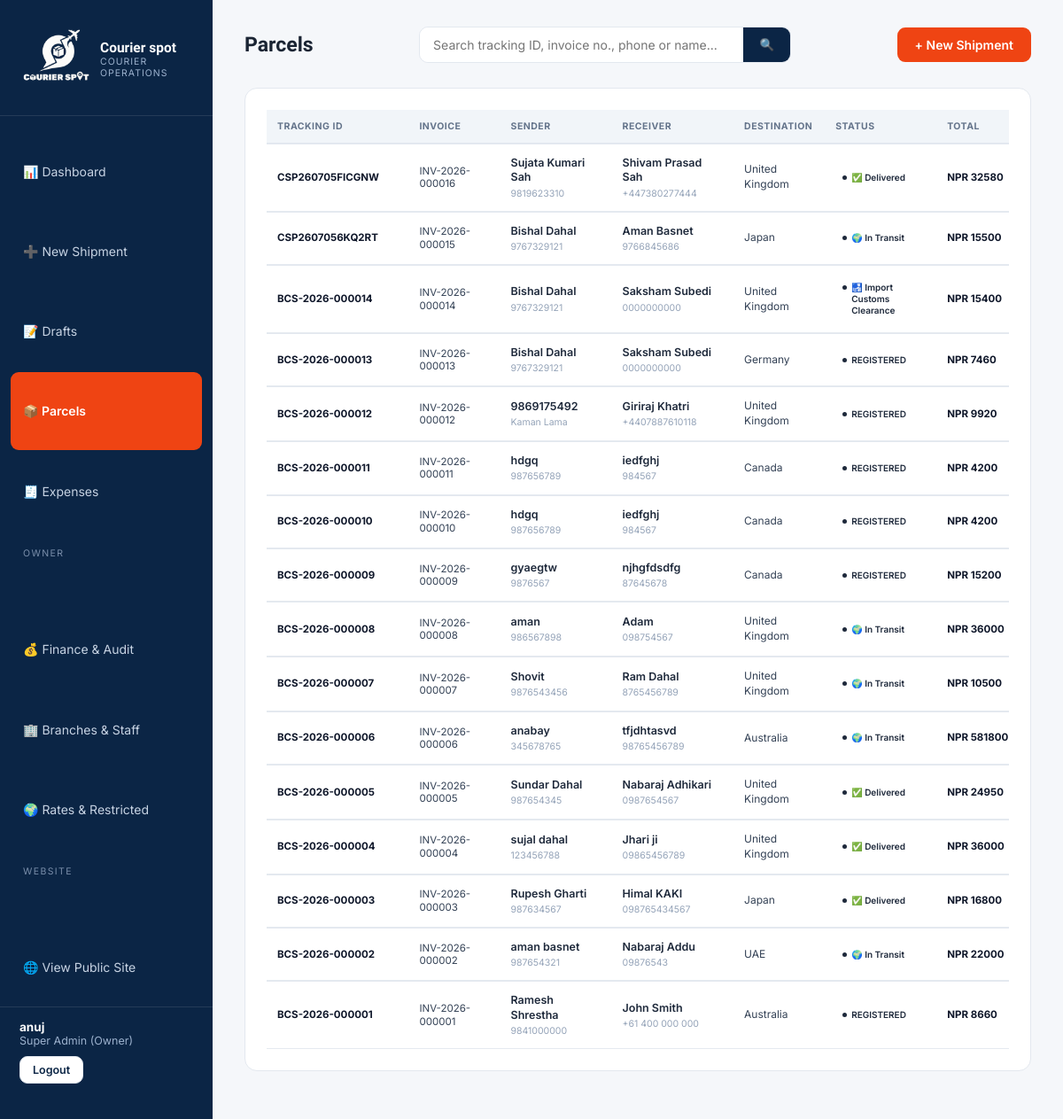
Page /panel/parcels/ (signed in) on the earlier database version.
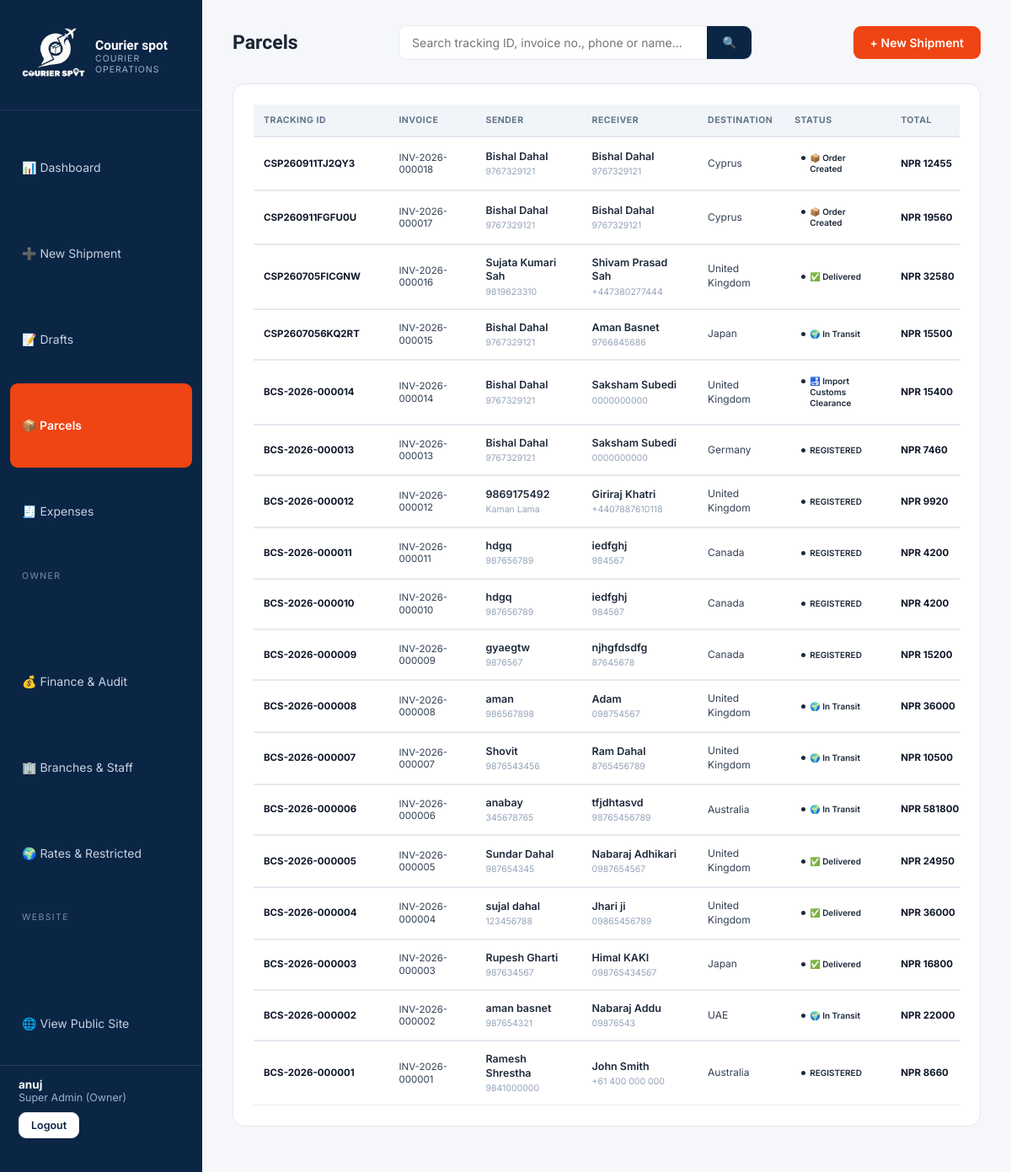
Same page on the later database version.
### tracking/models.py (models this page shows, shortened)
class Parcel(models.Model):
    class Status(models.TextChoices):
        ORDER_CREATED = 'ORDER_CREATED', '📦 Order Created'
        COLLECTED = 'COLLECTED', '✅ Parcel Collected'
        RECEIVED_BRANCH = 'RECEIVED_BRANCH', '🏢 Received at Courier Spot Branch'
        PROCESSED = 'PROCESSED', '📋 Shipment Processed'
        TRANSFERRED_HUB = 'TRANSFERRED_HUB', '🚚 Transferred to Kathmandu Export Hub'
        EXPORT_CUSTOMS = 'EXPORT_CUSTOMS', '🛃 Export Customs Clearance'
        DEPARTED = 'DEPARTED', '✈️ Departed from Nepal'
        IN_TRANSIT = 'IN_TRANSIT', '🌍 In Transit'
        ARRIVED_DEST = 'ARRIVED_DEST', 'Arrived at Destination Country'
        IMPORT_CUSTOMS = 'IMPORT_CUSTOMS', '🛃 Import Customs Clearance'
        TRANSFERRED_LOCAL = 'TRANSFERRED_LOCAL', '🚛 Transferred to Local Delivery Partner'
        OUT_FOR_DELIVERY = 'OUT_FOR_DELIVERY', '🚚 Out for Delivery'
        DELIVERED = 'DELIVERED', '✅ Delivered'
        CANCELLED = 'CANCELLED', 'Cancelled'
    CARRIERS = [('FEDEX', 'FedEx'), ('DHL', 'DHL Express'), ('ARAMEX', 'Aramex'),
                 ('DPD', 'DPD'),('UPS', 'UPS'),('LHR', 'LHR'),('AMS', 'AMS'),]
    tracking_id = models.CharField(max_length=20, unique=True, editable=False)
    branch = models.ForeignKey('operations.Branch', on_delete=models.PROTECT, related_name='parcels')
    sender_name = models.CharField(max_length=120)
    sender_phone = models.CharField(max_length=20)
    sender_address = models.CharField(max_length=255)
    sender_email = models.EmailField(blank=True)
    receiver_name = models.CharField(max_length=120)
    receiver_phone = models.CharField(max_length=30)
    receiver_address = models.CharField(max_length=255)
    destination_country = models.CharField(max_length=80)
    receiver_email = models.EmailField(blank=True)
    status = models.CharField(max_length=20, choices=Status.choices, default=Status.ORDER_CREATED)
    carrier = models.CharField(max_length=10, choices=CARRIERS, blank=True)
    carrier_tracking_no = models.CharField(max_length=60, blank=True)
    qr_code = models.ImageField(upload_to='qr/', blank=True)
    created_by = models.ForeignKey(settings.AUTH_USER_MODEL, on_delete=models.PROTECT)
    created_at = models.DateTimeField(auto_now_add=True)
    is_draft = models.BooleanField(default=False)
    draft_customs_tax = models.DecimalField(max_digits=12, decimal_places=2,
                                            null=True, blank=True)
    class Meta:
        ordering = ['-created_at']

### operations/models.py (models this page shows, shortened)
class Invoice(models.Model):
    parcel = models.OneToOneField('tracking.Parcel', on_delete=models.PROTECT, related_name='invoice')
    invoice_no = models.CharField(max_length=20, unique=True)
    branch = models.ForeignKey(Branch, on_delete=models.PROTECT, related_name='invoices')
    total_weight = models.DecimalField(max_digits=10, decimal_places=2)
    rate_per_kg = models.DecimalField(max_digits=12, decimal_places=2, null=True, blank=True)  # legacy, no longer set — boxes have their own rate now
    weight_charge = models.DecimalField(max_digits=12, decimal_places=2)
    additional_charges_total = models.DecimalField(max_digits=12, decimal_places=2, default=Decimal('0.00'))
    customs_tax = models.DecimalField(max_digits=12, decimal_places=2, default=CUSTOMS_TAX)
    grand_total = models.DecimalField(max_digits=12, decimal_places=2)
    created_by = models.ForeignKey(settings.AUTH_USER_MODEL, on_delete=models.PROTECT)
    created_at = models.DateTimeField(auto_now_add=True)
    class Meta:
        ordering = ['-created_at']

### operations/views.py (the view, shortened to what this page needs)
# urls.py: path('panel/parcels/', ops.parcel_list, name='parcel_list'),
@panel_required
def parcel_list(request):
    q = request.GET.get('q', '').strip()
    parcels = branch_scope(
        Parcel.objects
        .filter(is_draft=False)
        .select_related('branch', 'invoice'),
        request.user
    )
    parcels = parcels.order_by('-created_at')
    paginator = Paginator(parcels, 100)
    page_number = request.GET.get('page')
    page_obj = paginator.get_page(page_number)
    return render(
        request,
        'panel/parcel_list.html',
        {
            'parcels': page_obj,
            'q': q,
        }
    )

### accounts/models.py (called while the page is built)
    @property
    def is_owner(self):
        return self.role == self.Roles.SUPERADMIN

    @property
    def is_panel_user(self):
        return self.role in (self.Roles.SUPERADMIN, self.Roles.BRANCH_ADMIN, self.Roles.STAFF)

### operations/views.py (called while the page is built)
def panel_required(view):
    @wraps(view)
    @login_required
    def wrapper(request, *a, **kw):
        if not request.user.is_panel_user:
            return HttpResponseForbidden('Staff panel access only.')
        return view(request, *a, **kw)
    return wrapper

def branch_scope(qs, user):
    return qs if user.is_owner else qs.filter(branch=user.branch)

### templates/panel/parcel_list.html (shortened to what this page needs)
{% extends "panel/base_panel.html" %}
{% block content %}
<div class="topbar">
    <h1>Parcels</h1>
    <form method="get">
        <div class="search">
            <input
                type="text"
                name="q"
                value="{{ q }}"
                placeholder="Search tracking ID, invoice no., phone or name..."
            >
            <button type="submit">
                🔍
            </button>
        </div>
    </form>
    <a
        class="btn"
        href="{% url 'shipment_create' %}"
    >
        + New Shipment
    </a>
</div>
<div class="card">
    <div class="parcel-table-wrapper">
        <table class="parcel-table">
            <thead>
                <tr>
                    <th>TRACKING ID</th>
                    <th>INVOICE</th>
                    <th>SENDER</th>
                    <th>RECEIVER</th>
                    <th>DESTINATION</th>
                    <th>STATUS</th>
                    <th>TOTAL</th>
                </tr>
            </thead>
            <tbody>
                {% for p in parcels %}
                <tr
                    class="parcel-row"
                    onclick="location='{% url 'parcel_detail' p.pk %}'"
                    style="cursor: pointer;"
                >
                    <td>
                        <span class="tracking-id">
                            {{ p.tracking_id }}
                        </span>
                    </td>
                    <td>
                        {% if p.invoice %}
                            <span class="invoice-no">
                                {{ p.invoice.invoice_no }}
                            </span>
                        {% else %}
                            —
                        {% endif %}
                    </td>
                    <td>
                        <span class="person-name">
                            {{ p.sender_name }}
                        </span>
                        <span class="person-phone">
                            {{ p.sender_phone }}
                        </span>
                    </td>
                    <td>
                        <span class="person-name">
                            {{ p.receiver_name }}
                        </span>
                        <span class="person-phone">
                            {{ p.receiver_phone }}
                        </span>
                    </td>
                    <td>
                        <span class="destination">
                            {{ p.destination_country }}
                        </span>
                    </td>
                    <td class="status-cell">
                        <span class="parcel-status">
                            <span class="status-dot"></span>
                            <span class="parcel-status-text">
                                {{ p.get_status_display }}
                            </span>
                        </span>
                    </td>
                    <td>
                        {% if p.invoice %}
                            <span class="parcel-total">
                                NPR {{ p.invoice.grand_total|floatformat:0 }}
                            </span>
                        {% else %}
                            —
                        {% endif %}
                    </td>
                </tr>
                {% endfor %}
            </tbody>
        </table>
    </div>
</div>
{% endblock %}

Differences in the rows shown:
added Parcel: tracking_id "CSP260911TJ2QY3", invoice.invoice_no "INV-2026-000018", sender_name "Bishal Dahal", sender_phone "9767329121", receiver_name "Bishal Dahal", receiver_phone "9767329121", destination_country "Cyprus", status "📦 Order Created", invoice.grand_total "12455"
added Parcel: tracking_id "CSP260911FGFU0U", invoice.invoice_no "INV-2026-000017", sender_name "Bishal Dahal", sender_phone "9767329121", receiver_name "Bishal Dahal", receiver_phone "9767329121", destination_country "Cyprus", status "📦 Order Created", invoice.grand_total "19560"
